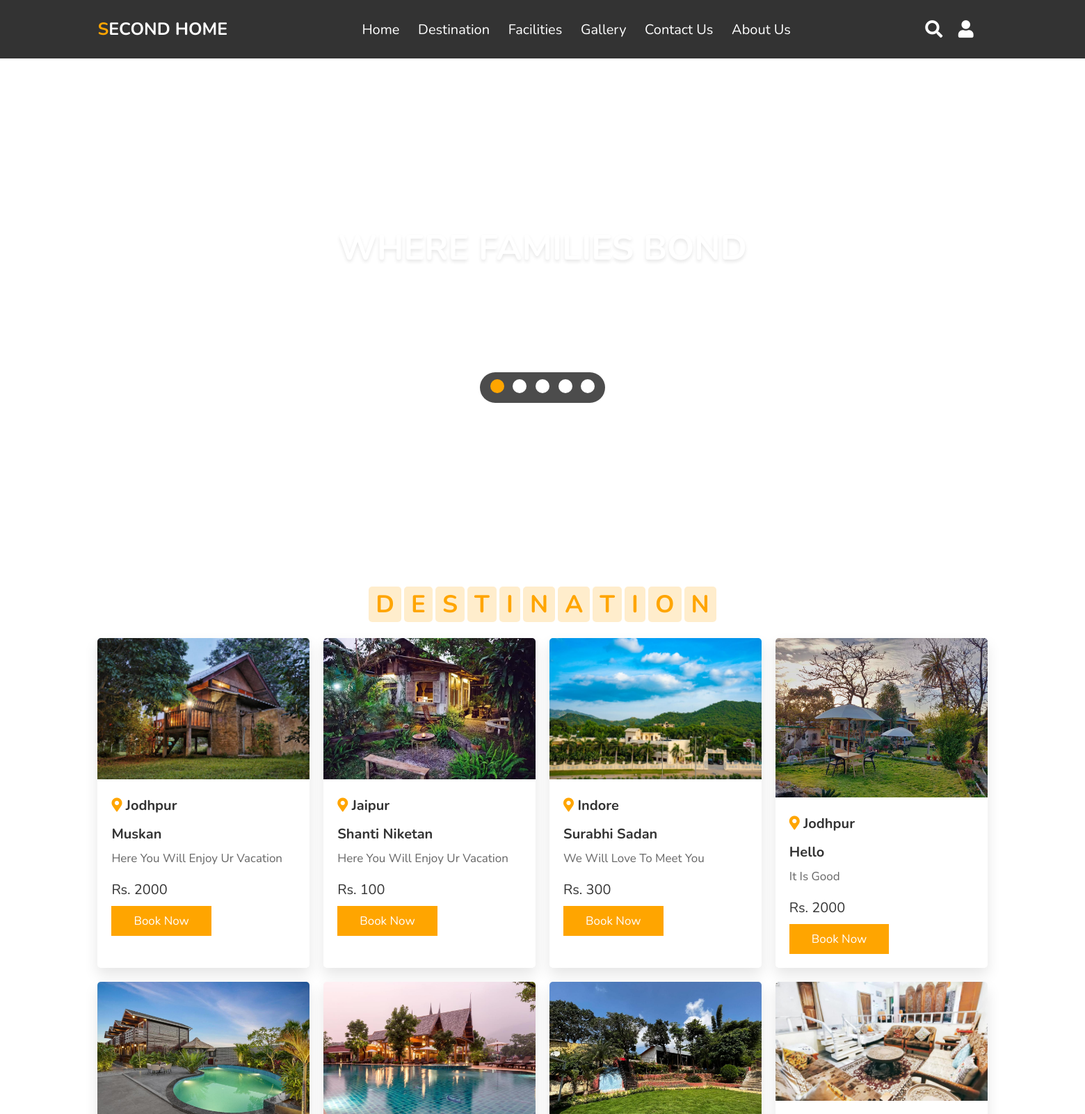
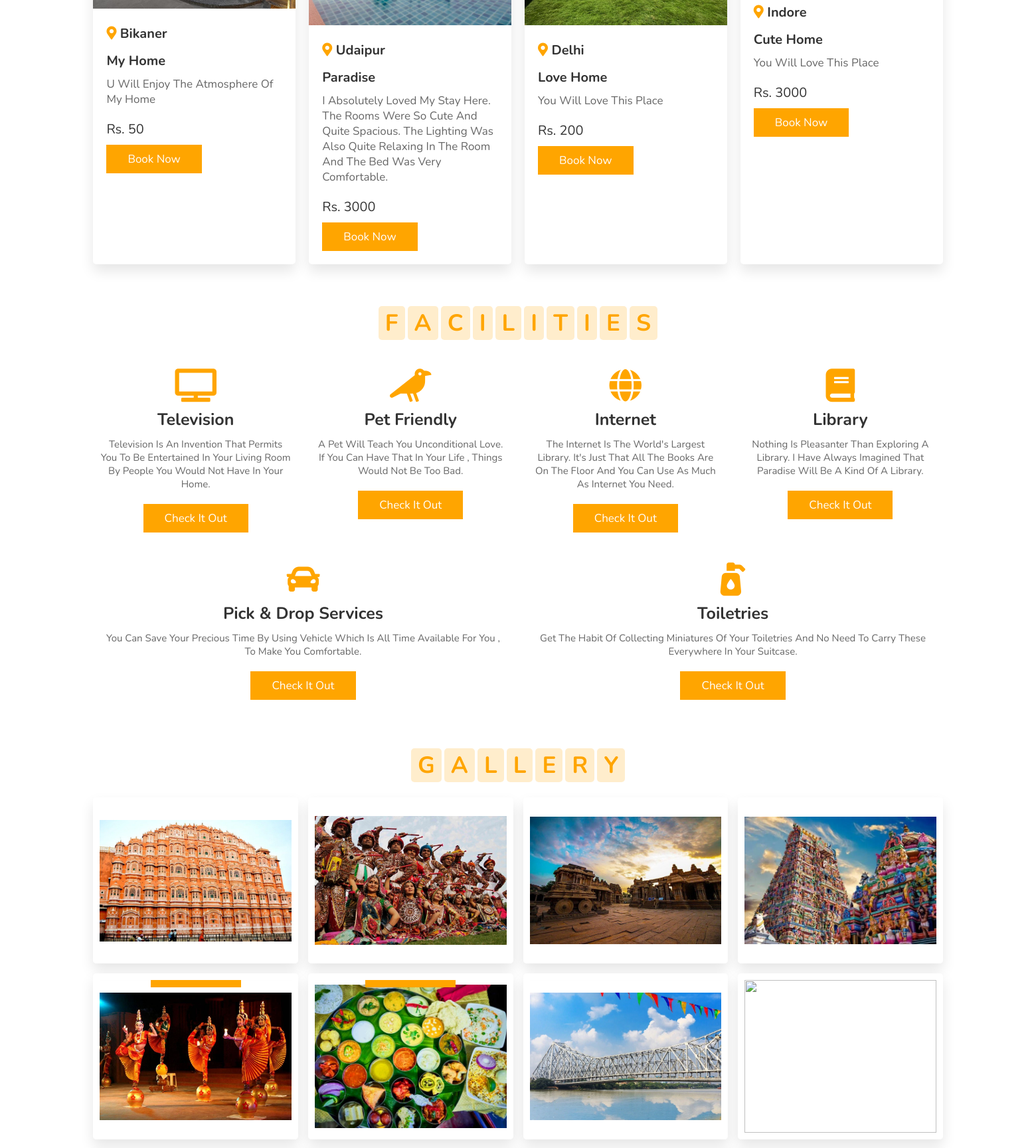
The page / (upper part) on the database its author committed (2 pictures, top to bottom).
### models.py (models this page shows)
class Listroom(db.Model):
    id = db.Column(db.Integer, primary_key=True)
    email = db.Column(db.String(150))
    phone_no= db.Column(db.Integer)
    city = db.Column(db.String(150))
    host_name = db.Column(db.String(150))
    homestay_name = db.Column(db.String(150))
    address = db.Column(db.String(150))
    description= db.Column(db.String(150))
    no_of_room = db.Column(db.Integer)
    Parking = db.Column(db.Boolean)
    Internet = db.Column(db.Boolean)
    Running_Hot_water = db.Column(db.Boolean)
    Open_Seating_areas = db.Column(db.Boolean)
    Air_Condition = db.Column(db.Boolean)
    Pet_Friendly = db.Column(db.Boolean)
    Toiletries = db.Column(db.Boolean)
    Smoking_Allowed = db.Column(db.Boolean)
    Library = db.Column(db.Boolean)
    Bonfire = db.Column(db.Boolean)
    Barbecue = db.Column(db.Boolean)
    Pick_and_dropService = db.Column(db.Boolean)
    rent=db.Column(db.Integer)
    pic=db.Column(db.String(500))
    uid = db.Column("uid", db.Integer, db.ForeignKey('user.id'))
    review = db.relationship('Reviews', backref='room')
    booking = db.relationship('Booking', backref='room')

### main.py (the view)
@app.route("/")
def index():
    rooms=Listroom.query.all()
    room=[]
    for _ in range(8):
        z=random.choice(rooms)
        room.append(z)
        rooms.remove(z)
    rev=Reviews.query.all()
    return render_template("index.html",login=0,ra=rev,user=current_user,link=room)

### templates/index.html (shortened to what this page needs)
<!DOCTYPE html>
<html lang="en">
{% include('header.html')%}
<body>
    {% include ('navbar.html') %}
    <section class="home" id="home">
        <div class="content">
            <h3>where families bond</h3>
            <p>Experience something new every moment</p>
        </div>
        <div class="controls">
            <span class="vid-btn active" data-src="/static/images/vid-1.mp4"></span>
            <span class="vid-btn" data-src="/static/images/vid-2.mp4"></span>
            <span class="vid-btn" data-src="/static/images/vid-3.mp4"></span>
            <span class="vid-btn" data-src="/static/images/vid-4.mp4"></span>
            <span class="vid-btn" data-src="/static/images/vid-5.mp4"></span>
        </div>
        <div class="video-container">
            <video src="/static/images/vid-1.mp4" id="video-slider" loop autoplay muted></video>
        </div>
    </section>
    <section class="destination" id="destination">
        <h1 class="heading">
            <span>d</span>
            <span>e</span>
            <span>s</span>
            <span>t</span>
            <span>i</span>
            <span>n</span>
            <span>a</span>
            <span>t</span>
            <span>i</span>
            <span>o</span>
            <span>n</span>
        </h1>
        <div class="box-container">
            {% for i in link %}
            <div class="box">
                <img src="{{i.pic}}" alt="">
                <div class="content">
                    <h3> <i class="fas fa-map-marker-alt"></i> {{i.city}} </h3> <br>
                    <h3>{{i.homestay_name}}</h3>
                    <p>
                        {{i.description}}
                    </p>
                    <div class="price"> Rs. {{i.rent}} </div>
                    <a href="{{i.id}}/profile" class="btn">book now</a>
                </div>
            </div>
            {% endfor %}
        </div>
    </section>
    <section class="facilities" id="facilities">
        <h1 class="heading">
            <span>f</span>
            <span>a</span>
            <span>c</span>
            <span>i</span>
            <span>l</span>
            <span>i</span>
            <span>t</span>
            <span>i</span>
            <span>e</span>
            <span>s</span>
        </h1>
        <div class="box-container">
            <div class="box">
                <i class="fas fa-tv"></i>
                <h3>television</h3>
                <p>television is an invention that permits you to be entertained in your living room by people you would not have in your home.</p>
                <a href="/Parking" class="btn">check it out</a>
            </div>
            <div class="box">
                <i class="fas fa-crow"></i>
                <h3>pet friendly</h3>
                <p>a pet will teach you unconditional love. if you can have that in your life , things would not be too bad.</p>
                <a href="/Pet_Friendly" class="btn">check it out</a>
            </div>
            <div class="box">
                <i class="fas fa-globe"></i>
                <h3>internet</h3>
                <p>the internet is the world's largest library. it's just that all the books are on the floor  and you can use as much as internet you need.</p>
                <a href="/Internet" class="btn">check it out</a>
            </div>
            <div class="box">
                <i class="fas fa-book"></i>
                <h3>library</h3>
                <p>Nothing is pleasanter than exploring a library. I have always imagined that Paradise will be a kind of a Library.</p>
                <a href="/Library'" class="btn">check it out</a>
            </div>
            <div class="box">
                <i class="fas fa-car"></i>
                <h3>pick & drop services</h3>
                <p>you can save your precious time by using vehicle which is all time available for you , to make you comfortable.</p>
                <a href="/Pick_and_dropService" class="btn">check it out</a>
            </div>
            <div class="box">
                <i class="fas fa-pump-soap"></i>
                <h3>toiletries</h3>
                <p>get the habit of collecting miniatures of your toiletries and no need to carry these everywhere in your suitcase. </p>
                <a href="/Toiletries" class="btn">check it out</a>
            </div>
        </div>
    </section>
    <section class="gallery" id="gallery">
        <h1 class="heading">
            <span>g</span>
            <span>a</span>
            <span>l</span>
            <span>l</span>
            <span>e</span>
            <span>r</span>
            <span>y</span>
        </h1>
        <div class="box-container">
            <div class="box">
                <img src="/static/images/gg1.webp" alt="">
                <div class="content">
                </div>
            </div>
            <div class="box">
                <img src="/static/images/gg2.jpg" alt="">
                <div class="content">
                </div>
            </div>
            <div class="box">
                <img src="/static/images/gg3.jpg" alt="">
                <div class="content">
                </div>
            </div>
            <div class="box">
                <img src="/static/images/gg4.webp" alt="">
                <div class="content">
                </div>
            </div>
            <div class="box">
                <img src="/static/images/gg5.jpg" alt="">
                <div class="content">
                    <a href="/madhya_pradesh" class="btn">see more</a>
                </div>
            </div>
            <div class="box">
                <img src="/static/images/gg6.jpg" alt="">
                <div class="content">
                    <a href="/andhra_pradesh" class="btn">see more</a>
                </div>
            </div>
            <div class="box">
                <img src="/static/images/gg7.webp" alt="">
                <div class="content">
                </div>
            </div>
            <div class="box">
                <img src="/static/images/gg8.png" alt="">
                <div class="content">
                </div>
            </div>
        </div>
    </section>
</body>
</html>

### static/style.css (style rules this page uses)
:root { --orange: #ffa500; }
* { font-family: 'Nunito', sans-serif; margin: 0; padding: 0; box-sizing: border-box; text-transform: capitalize; outline: none; border: none; text-decoration: none; transition: all .2s linear; }
html { font-size: 62.5%; overflow-x: hidden; scroll-padding-top: 6rem; scroll-behavior: smooth; }
section { padding: 2rem 9%; }
.heading { text-align: center; padding: 2.5rem 0; }
.heading span { font-size: 3.5rem; background: rgba(255, 165, 0, .2); color: var(--orange); border-radius: .5rem; padding: .2rem 1rem; }
.btn { display: inline-block; margin-top: 1rem; background: var(--orange); color: #fff; padding: .8rem 3rem; border: .2rem solid var(--orange); cursor: pointer; font-size: 1.7rem; }
.home { min-height: 100vh; display: flex; align-items: center; justify-content: center; flex-flow: column; position: relative; z-index: 0; }
.home .content { text-align: center; }
.home .content h3 { font-size: 5rem; color: #fff; text-transform: uppercase; text-shadow: 0 .3rem .5rem rgba(0, 0, 0, .1); }
.home .content p { font-size: 2.5rem; color: #fff; padding: .5rem 0; }
.home .video-container video { position: absolute; top: 0; left: 0; z-index: -1; height: 100%; width: 100%; object-fit: cover; }
.home .controls { padding: 1rem; border-radius: 5rem; background: rgba(0, 0, 0, .7); position: relative; top: 10rem; }
.home .controls .vid-btn { height: 2rem; width: 2rem; display: inline-block; border-radius: 50%; background: #fff; cursor: pointer; margin: 0 .5rem; }
.home .controls .vid-btn.active { background: var(--orange); }
.destination .box-container { display: flex; flex-wrap: wrap; gap: 2rem; }
.destination .box-container .box { flex: 1 1 30rem; border-radius: .5rem; overflow: hidden; box-shadow: 0 1rem 2rem rgba(0, 0, 0, .1); }
.destination .box-container .box img { width: 100%; object-fit: cover; }
.destination .box-container .box .content { padding: 2rem; }
.destination .box-container .box .content h3 { font-size: 2rem; color: #333; }
.destination .box-container .box .content h3 i { color: var(--orange); }
.destination .box-container .box .content p { font-size: 1.7rem; color: #666; padding: 1rem 0; }
.destination .box-container .box .content .price { font-size: 2rem; color: #333; padding-top: 1rem; }
.facilities .box-container { display: flex; flex-wrap: wrap; gap: 1.5rem; }
.facilities .box-container .box { flex: 1 1 30rem; border-radius: .5rem; padding: 1rem; text-align: center; }
.facilities .box-container .box i { padding: 1rem; font-size: 5rem; color: var(--orange); }
.facilities .box-container .box h3 { font-size: 2.5rem; color: #333; }
.facilities .box-container .box p { font-size: 1.5rem; color: #666; padding: 1rem 0; }
.gallery .box-container { display: flex; flex-wrap: wrap; gap: 1.5rem; }
.gallery .box-container .box { overflow: hidden; box-shadow: 0 1rem 2rem rgba(0, 0, 0, .1); border: 1rem solid #fff; border-radius: .5rem; flex: 1 1 30rem; height: 25rem; position: relative; }
.gallery .box-container .box img { height: 100%; width: 100%; object-fit: cover; }
.gallery .box-container .box .content { position: absolute; top: -100%; left: 0; height: 100%; width: 100%; text-align: center; background: rgba(0, 0, 0, .7); padding: 2rem; padding-top: 5rem; }
.gallery .box-container .box img { height: 100%; width: 100%; object-fit: contain; }

### rows shown on the page
Listroom: pic (picture), city "Jodhpur", homestay_name "Muskan", description "Here You Will Enjoy Ur Vacation", rent "2000"
Listroom: pic (picture), city "Jaipur", homestay_name "Shanti Niketan", description "Here You Will Enjoy Ur Vacation", rent "100"
Listroom: pic (picture), city "Indore", homestay_name "Surabhi Sadan", description "We Will Love To Meet You", rent "300"
Listroom: pic (picture), city "Jodhpur", homestay_name "Hello", description "It Is Good", rent "2000"
Listroom: pic (picture), city "Bikaner", homestay_name "My Home", description "U Will Enjoy The Atmosphere Of My Home", rent "50"
Listroom: pic (picture), city "Udaipur", homestay_name "Paradise", description "I Absolutely Loved My Stay Here. The Rooms Were So Cute And Quite Spacious. The Lighting Was Also Quite Relaxing In The Room And The Bed Was Very Comfortable.", rent "3000"
Listroom: pic (picture), city "Delhi", homestay_name "Love Home", description "You Will Love This Place", rent "200"
Listroom: pic (picture), city "Indore", homestay_name "Cute Home", description "You Will Love This Place", rent "3000"
